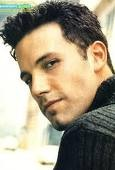
#> input picture Resources/Faces/train/Ben Afflek/1.jpg, 115 x 170 px, given in place of cat.jpg, which was not available
$ python thresh.py
#> lines starting #> are read from the running program, lines starting #| are printed output that depends on the picture; after the words box and inside, x2 and y2 are one past the last pixel; in counts of white or black regions, pixels touching at a corner belong together; pictures that were not available may be replaced by others from this repository, and a replacement may not be noted
'''
Thresholding means binarization of an image. Convert an image to a binary image where
pixels are either 0 or blank, or 255 or white.
For doing that, we set a threshold and every pixel with lower than
that will be consider as 0, and higher than threshold will be set to 255.
Two type of thresholding: Simple or adaptive
'''
import cv2 as cv

img =  cv.imread('Resources/Photos/cat.jpg')
#> img is the input picture: shape (170, 115, 3); mean B, G, R 130.9, 151.7, 161.1
cv.imshow('img', img)

gray = cv.cvtColor(img, cv.COLOR_BGR2GRAY)
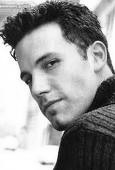
#> gray: shape (170, 115); min 0, max 255, mean 152.2

# Simple thresholding
threshold, thresh =  cv.threshold(gray, 140, 255, cv.THRESH_BINARY)  #threshold is 150, and thresh is the binarized image
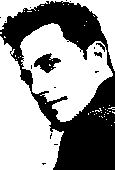
#> thresh: shape (170, 115); 58.8% white; 15 black regions (12 under 20 px), largest, box (x1, y1, x2, y2) and area: (0, 1, 115, 170) 7709, (34, 53, 61, 73) 273, (94, 52, 102, 58) 29
cv.imshow('thresh', thresh)
cv.imwrite('simple threshold.jpg', thresh)

# Adaptive thresholding: let computer find the optimal value of threshold instead of assigning it manually
adaptiveThresh = cv.adaptiveThreshold(gray, 255, cv.ADAPTIVE_THRESH_MEAN_C, cv.THRESH_BINARY, 11, 3)
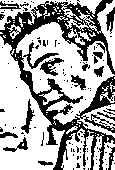
#> adaptiveThresh: shape (170, 115); 65.1% white; 122 black regions (107 under 20 px), largest, box (x1, y1, x2, y2) and area: (0, 0, 115, 170) 5114, (23, 42, 59, 69) 193, (40, 58, 64, 76) 177
cv.imshow('adaptive thresh', adaptiveThresh)
cv.imwrite('adaptivethreshold.jpg', adaptiveThresh)

cv.waitKey(0)
